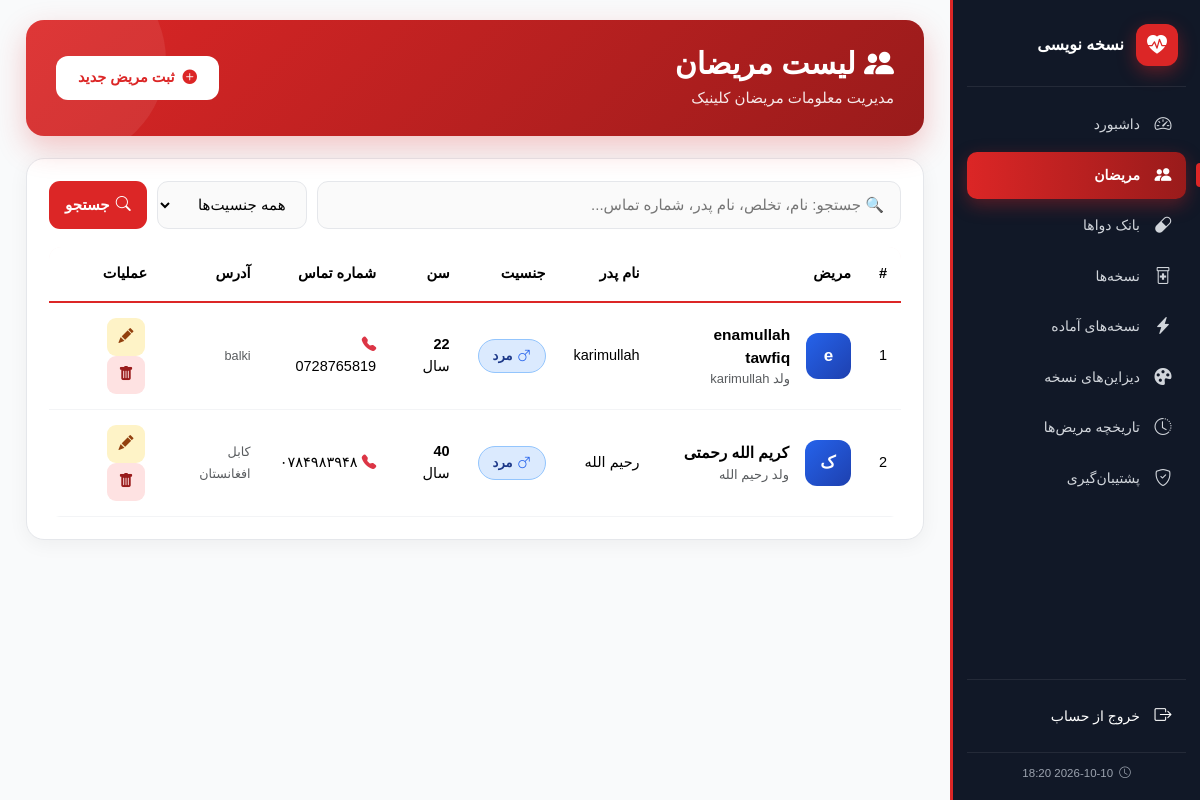
/patient/patient_list/ (signed in), run on the app's committed database.
### apps/patient/models.py (models this page shows, shortened)
class Patient(models.Model):
    class Gender(models.TextChoices):
        MALE = "M", "مرد"
        FEMALE = "F", "زن"
    first_name = models.CharField(max_length=50, verbose_name="نام")
    last_name = models.CharField(max_length=50, verbose_name="تخلص")
    father_name = models.CharField(max_length=100, verbose_name="نام پدر")
    gender = models.CharField(
        max_length=1,
        choices=Gender.choices,
        verbose_name="جنسیت",
    )
    age = models.PositiveSmallIntegerField(
        validators=[MinValueValidator(0), MaxValueValidator(150)],
        verbose_name="سن",
    )
    phone = models.CharField(
        max_length=15,
        unique=True,
        blank=True,
        null=True,
        verbose_name="شماره تماس",
    )
    address = models.TextField(
        blank=True,
        null=True,
        verbose_name="آدرس",
    )
    class Meta:
        verbose_name = "مریض"
        verbose_name_plural = "مریضان"
        ordering = ["first_name", "last_name"]

### apps/patient/views.py (the view, shortened to what this page needs)
# urls.py: path('patient_list/', views.patient_list, name='patient_list'),
def patient_list(request):
    return _render(request)

### apps/patient/templates/patient/patient_list.html (shortened to what this page needs)
{% extends 'base.html' %}
{% load static %}
{% block content %}
<div class="page-header">
    <div>
        <h1><i class="bi bi-people-fill"></i> {{ page_title }}</h1>
        <p>مدیریت معلومات مریضان کلینیک</p>
    </div>
    <button class="btn-add" data-bs-toggle="modal" data-bs-target="#patientModal" onclick="resetForm()">
        <i class="bi bi-plus-circle-fill"></i>
        ثبت مریض جدید
    </button>
</div>
<div class="card-box">
    <form method="get" class="filter-bar">
        <input type="text" name="search" value="{{ search_query }}" placeholder="🔍 جستجو: نام، تخلص، نام پدر، شماره تماس...">
        <select name="gender">
            <option value="">همه جنسیت‌ها</option>
        </select>
        <button type="submit" class="btn-search">
            <i class="bi bi-search"></i> جستجو
        </button>
    </form>
    <div class="table-responsive">
        <table class="table">
            <thead>
                <tr>
                    <th>#</th>
                    <th>مریض</th>
                    <th>نام پدر</th>
                    <th>جنسیت</th>
                    <th>سن</th>
                    <th>شماره تماس</th>
                    <th>آدرس</th>
                    <th>عملیات</th>
                </tr>
            </thead>
            <tbody>
                {% for patient in patients %}
                <tr>
                    <td data-label="#">{{ forloop.counter0|add:patients.start_index }}</td>
                    <td data-label="مریض">
                        <div class="d-flex align-items-center gap-3">
                            {% if patient.gender == 'M' %}
                                <div class="avatar avatar-male">{{ patient.first_name|first }}</div>
                            {% else %}
                                <div class="avatar avatar-female">{{ patient.first_name|first }}</div>
                            {% endif %}
                            <div>
                                <div class="patient-name">{{ patient.first_name }} {{ patient.last_name }}</div>
                                <div class="patient-sub text-muted">ولد {{ patient.father_name }}</div>
                            </div>
                        </div>
                    </td>
                    <td data-label="نام پدر">{{ patient.father_name }}</td>
                    <td data-label="جنسیت">
                        {% if patient.gender == 'M' %}
                            <span class="badge-gender badge-male">
                                <i class="bi bi-gender-male"></i> مرد
                            </span>
                        {% else %}
                            <span class="badge-gender badge-female">
                                <i class="bi bi-gender-female"></i> زن
                            </span>
                        {% endif %}
                    </td>
                    <td data-label="سن"><strong>{{ patient.age }}</strong> سال</td>
                    <td data-label="شماره تماس">
                        {% if patient.phone %}
                            <i class="bi bi-telephone-fill text-danger"></i> {{ patient.phone }}
                        {% else %}
                            <span class="text-muted">—</span>
                        {% endif %}
                    </td>
                    <td data-label="آدرس">
                        {% if patient.address %}
                            <small class="text-muted">{{ patient.address|truncatechars:35 }}</small>
                        {% else %}
                            <span class="text-muted">—</span>
                        {% endif %}
                    </td>
                    <td data-label="عملیات">
                        <button class="action-btn btn-edit"
                                onclick="editPatient(
                                    {{ patient.id }},
                                    '{{ patient.first_name|escapejs }}',
                                    '{{ patient.last_name|escapejs }}',
                                    '{{ patient.father_name|escapejs }}',
                                    '{{ patient.gender }}',
                                    {{ patient.age }},
                                    '{{ patient.phone|default_if_none:''|escapejs }}',
                                    '{{ patient.address|default_if_none:''|escapejs }}'
                                )"
                                title="ویرایش">
                            <i class="bi bi-pencil-fill"></i>
                        </button>
                        <button class="action-btn btn-delete"
                                onclick="confirmDelete({{ patient.id }}, '{{ patient.first_name|escapejs }} {{ patient.last_name|escapejs }}')"
                                title="حذف">
                            <i class="bi bi-trash-fill"></i>
                        </button>
                    </td>
                </tr>
                {% endfor %}
            </tbody>
        </table>
    </div>
</div>
{% endblock %}

### templates/base.html (style rules this page uses)
:root { --red: #dc2626; --red-dark: #991b1b; --red-light: #fee2e2; --red-soft: #fef2f2; --ink: #1f2937; --muted: #6b7280; --border: #e5e7eb; --bg: #f9fafb; --sidebar-w: 250px; --sidebar-collapsed-w: 78px; }
* { font-family: 'Vazirmatn', Tahoma, sans-serif; }
html, body { height: 100%; }
body { background: var(--bg); min-height: 100vh; margin: 0; color: var(--ink); }
.page-header { background: linear-gradient(135deg, var(--red) 0%, var(--red-dark) 100%); color: white; border-radius: 18px; padding: 26px 30px; margin-bottom: 22px; box-shadow: 0 12px 30px rgba(220,38,38,0.25); display: flex; justify-content: space-between; align-items: center; flex-wrap: wrap; gap: 15px; position: relative; overflow: hidden; }
.page-header::after { content: ''; position: absolute; top: -60px; left: -60px; width: 200px; height: 200px; background: rgba(255,255,255,0.08); border-radius: 50%; }
.page-header h1 { font-size: 26px; font-weight: 800; margin: 0; }
.page-header p { margin: 5px 0 0; opacity: 0.9; font-size: 13.5px; }
.btn-add { background: white; color: var(--red); border: none; padding: 11px 22px; border-radius: 12px; font-weight: 700; font-size: 14.5px; display: inline-flex; align-items: center; gap: 8px; transition: all 0.2s; text-decoration: none; position: relative; z-index: 1; }
.card-box { background: white; border-radius: 18px; padding: 22px; box-shadow: 0 4px 20px rgba(0,0,0,0.05); border: 1px solid var(--border); }
.filter-bar { display: flex; gap: 10px; flex-wrap: wrap; margin-bottom: 18px; }
.filter-bar input, .filter-bar select { border-radius: 11px; border: 1.5px solid var(--border); padding: 10px 14px; font-size: 13.5px; transition: all 0.2s; background: #fafafa; }
.filter-bar input { flex: 1; min-width: 200px; }
.filter-bar select { min-width: 150px; }
.btn-search { background: var(--red); color: white; border: none; padding: 10px 22px; border-radius: 11px; font-weight: 600; display: inline-flex; align-items: center; gap: 6px; }
.table-responsive { border-radius: 12px; overflow: hidden; }
.table { margin: 0; font-size: 13.5px; }
.table thead { background: var(--red-soft); color: var(--red-dark); border-bottom: 2px solid var(--red); }
.table thead th { border: none; padding: 14px 12px; font-weight: 700; text-align: right; white-space: nowrap; }
.table tbody tr { transition: background 0.15s; border-bottom: 1px solid #f3f4f6; }
.table tbody td { padding: 13px 12px; vertical-align: middle; text-align: right; }
.avatar { width: 40px; height: 40px; border-radius: 12px; background: linear-gradient(135deg, var(--red), var(--red-dark)); color: white; display: inline-flex; align-items: center; justify-content: center; font-weight: 700; font-size: 15px; }
.badge-gender { padding: 4px 11px; border-radius: 20px; font-size: 11.5px; font-weight: 600; }
.badge-male { background: #dbeafe; color: #1e40af; }
.action-btn { width: 34px; height: 34px; border-radius: 9px; border: none; display: inline-flex; align-items: center; justify-content: center; font-size: 14px; transition: all 0.15s; margin: 0 2px; }
.btn-edit { background: #fef3c7; color: #92400e; }
.btn-delete { background: var(--red-light); color: var(--red-dark); }

### apps/patient/templates/patient/patient_list.html (style rules this page uses)
.page-header h1 { font-size: 30px; }
.page-header p { font-size: 15px; }
.filter-bar input, .filter-bar select, .filter-bar button, .filter-bar a { font-size: 15px; padding: 12px 16px; }
.table { font-size: 15px; }
.table thead th { font-size: 14.5px; padding: 16px 14px; }
.table tbody td { font-size: 14.5px; padding: 15px 14px; }
.patient-name { font-size: 15.5px; font-weight: 700; }
.patient-sub { font-size: 13px; }
.avatar { width: 46px; height: 46px; font-size: 17px; }
.avatar.avatar-male { background: linear-gradient(135deg, #2563eb, #1e40af); }
.badge-gender { font-size: 13px; padding: 6px 14px; border-radius: 20px; font-weight: 700; display: inline-flex; align-items: center; gap: 5px; }
.badge-male { background: #dbeafe; color: #1e3a8a; border: 1.5px solid #93c5fd; }
.badge-male i { color: #2563eb; }
.action-btn { width: 38px; height: 38px; font-size: 15px; }

### data on the page
Patient: first_name|first "e", first_name "enamullah", last_name "tawfiq", father_name "karimullah", gender "M" (drawn), age "22", phone "0728765819", address "balki"
Patient: first_name|first "ک", first_name "کریم الله", last_name "رحمتی", father_name "رحیم الله", gender "M" (drawn), age "40", phone "۰۷۸۴۹۸۳۹۴۸", address "کابل افغانستان"

### other printed values
{{ page_title }} "لیست مریضان"
